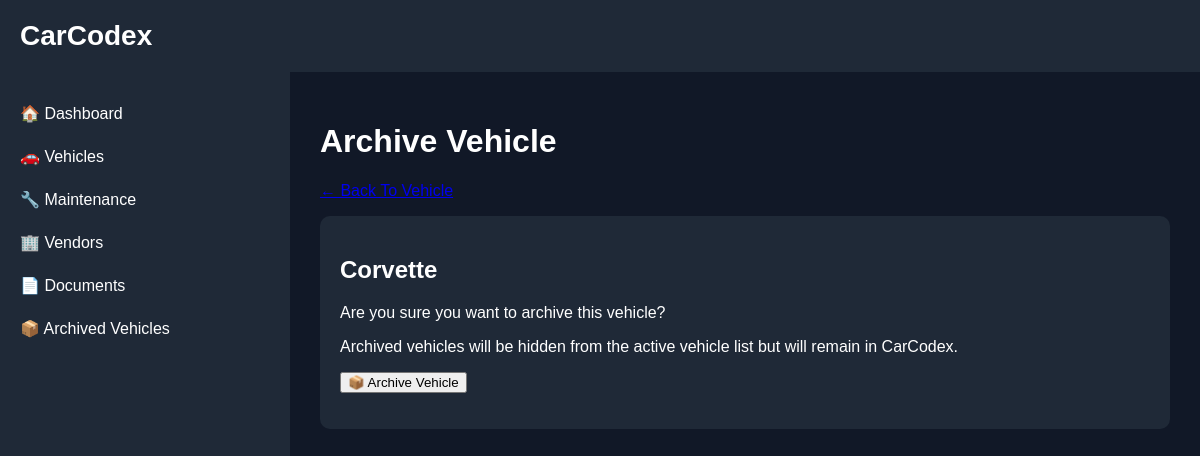
The app's page /vehicle-archive/1, older data.
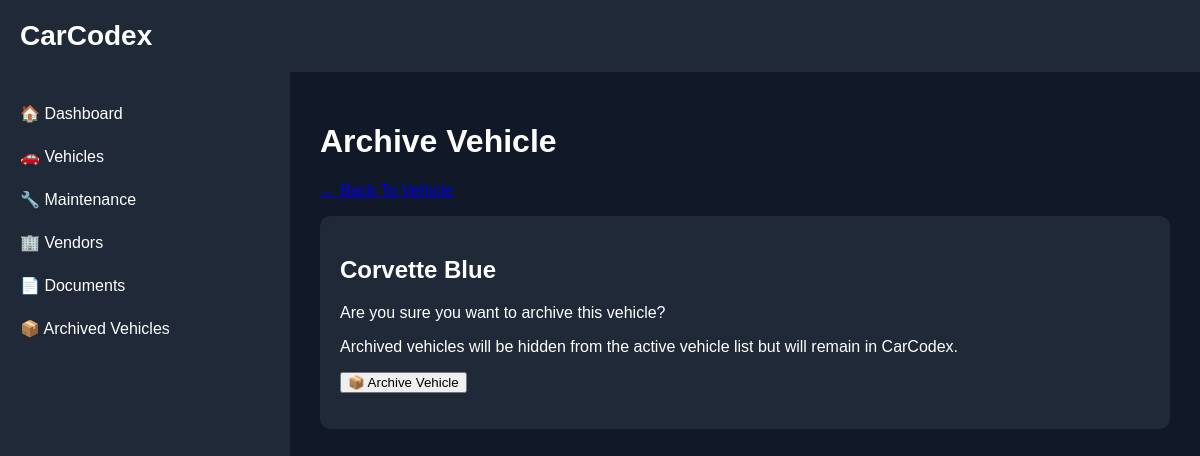
The same page, newer data.
### backend/models.py (models this page shows)
class Vehicle(Base):
    __tablename__ = "vehicles"
    id = Column(Integer, primary_key=True, index=True)
    nickname = Column(String)
    vin = Column(String)
    year = Column(Integer)
    make = Column(String)
    model = Column(String)
    trim = Column(String)
    current_mileage = Column(Integer)
    archived = Column(
        Boolean,
        default=False
)

### backend/main.py (the view)
@app.get(
    "/vehicle-archive/{vehicle_id}",
    response_class=HTMLResponse
)
def vehicle_archive_page(
    request: Request,
    vehicle_id: int
):
    db = SessionLocal()
    vehicle = db.query(
        Vehicle
    ).filter(
        Vehicle.id == vehicle_id
    ).first()
    db.close()
    return templates.TemplateResponse(
        request=request,
        name="vehicle_archive.html",
        context={
            "request": request,
            "vehicle": vehicle
        }
    )

### backend/templates/vehicle_archive.html (shortened to what this page needs)
{% extends "base.html" %}
{% block content %}
<h1>Archive Vehicle</h1>
<p>
    <a href="/vehicle/{{ vehicle.id }}" class="nav-link">
    </a>
</p>
<div class="card">
    <h2>{{ vehicle.nickname }}</h2>
    <p>
        Are you sure you want to archive this vehicle?
    </p>
    <p>
        Archived vehicles will be hidden from the
        active vehicle list but will remain in
        CarCodex.
    </p>
    <form method="post">
        <p>
            <button type="submit">
                📦 Archive Vehicle
            </button>
        </p>
    </form>
</div>
{% endblock %}

Row changes from the older to the newer data that the page shows:
changed Vehicle: nickname "Corvette" → "Corvette Blue"
